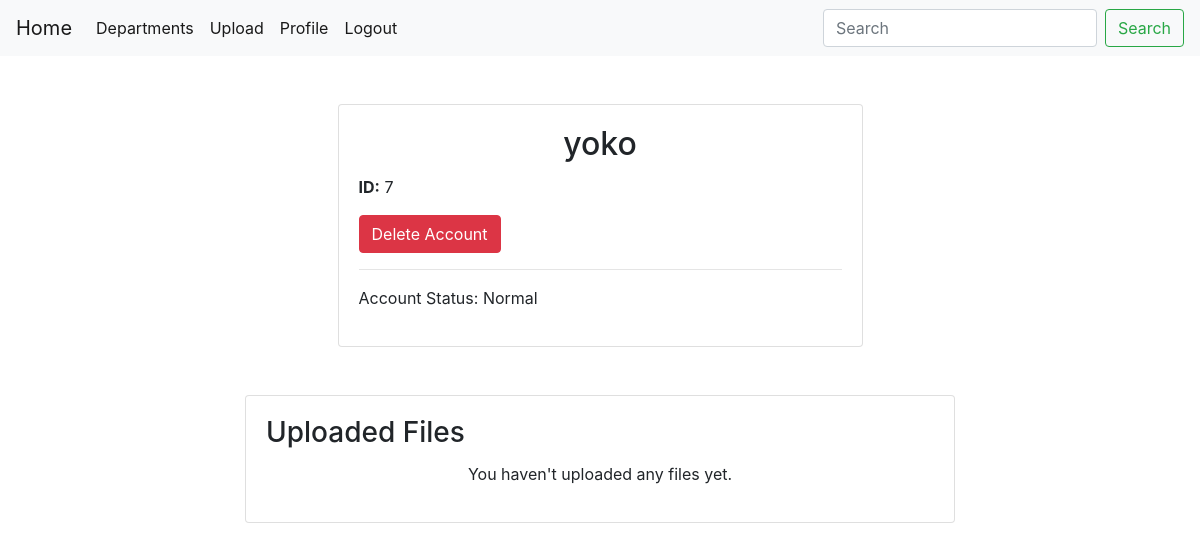
Before: /user/user_profile/ (signed in) with the older database file.
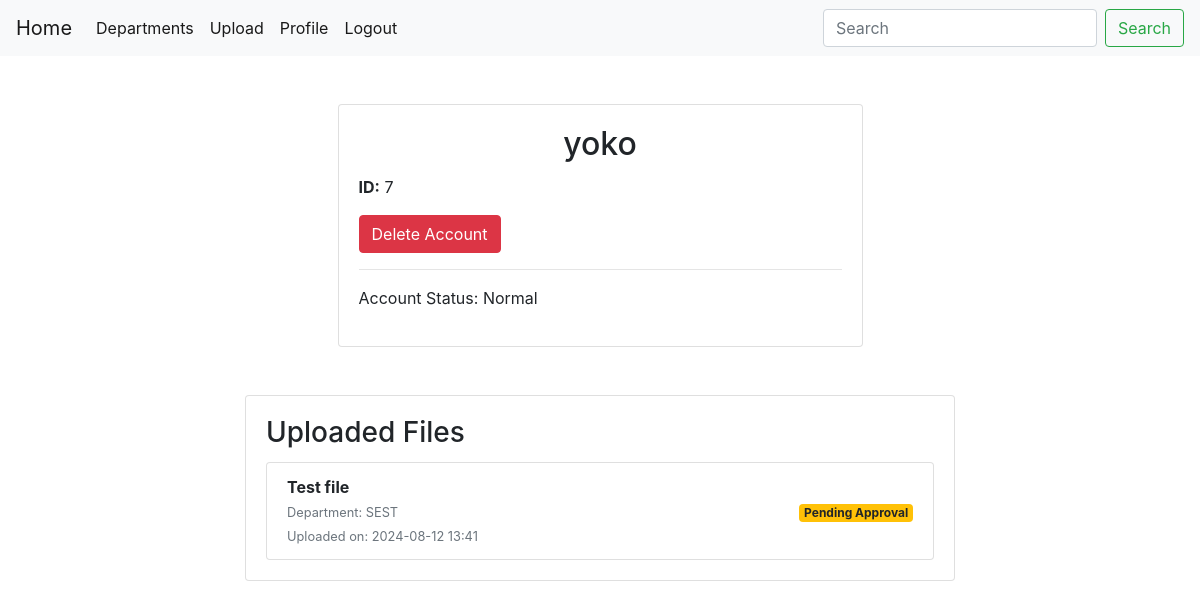
After: the same page with the newer database file.
### library/models.py (models this page shows, shortened)
class File(models.Model):
        file_name = models.CharField(max_length=255)
        file_department = models.CharField(max_length=255)
        file_path = models.FileField(upload_to='uploads/')
        file_status = models.BooleanField(default=False)
        uploaded_by = models.ForeignKey(User, on_delete=models.CASCADE)
        uploaded_at = models.DateTimeField(auto_now_add=True)

### user/views.py (the view)
# urls.py: path("user_profile/", views.user_profile, name='library_user_profile'),
@login_required
def user_profile(request):
    current_user = request.user
    user = current_user
    user_files = File.objects.filter(uploaded_by=user)
    return render(request, 'user/user_profile.html', {"user" : user, "user_files": user_files})

### user/templates/user/user_profile.html (shortened to what this page needs)
{% extends "library/base.html" %}
{%block content%}
<div class="container my-5">
    <div class="row justify-content-center">
        <div class="col-md-6">
            <div class="card shadow-sm">
                <div class="card-body">
                    <h2 class="card-title text-center">{{ user.username }}</h2>
                    <p class="card-text"><strong>ID:</strong> {{ user.id }}</p>
                    <div class="d-grid gap-2">
                        <a href="{% url 'library_delete_account' %}" class="btn btn-danger">Delete Account</a>
                        {% if user.is_staff %}
                        <a href="{% url 'library_approve_requests' %}" class="btn btn-primary">Approval Requests</a>
                        <hr>
                        Account Status: Admin
                        {% else %}
                        <hr>
                        <p>Account Status: Normal</p>
                        {% endif %}
                    </div>
                </div>
            </div>
        </div>
    </div>
</div>
<div class="container my-5">
    <div class="row justify-content-center">
        <div class="col-md-8">
            <div class="card shadow-sm">
                <div class="card-body">
                    <h3 class="card-title">Uploaded Files</h3>
                    {% if user_files %}
                        <ul class="list-group">
                            {% for file in user_files %}
                                <li class="list-group-item d-flex justify-content-between align-items-center">
                                    <div>
                                        <strong>{{ file.file_name }}</strong><br>
                                        <small class="text-muted">Department: {{ file.file_department }}</small><br>
                                        <small class="text-muted">Uploaded on: {{ file.uploaded_at|date:"Y-m-d H:i" }}</small>
                                    </div>
                                    <div>
                                        {% if file.file_status %}
                                            <span class="badge badge-success">Approved</span>
                                        {% else %}
                                            <span class="badge badge-warning">Pending Approval</span>
                                        {% endif %}
                                    </div>
                                </li>
                            {% endfor %}
                        </ul>
                    {% else %}
                        <p class="text-center">You haven't uploaded any files yet.</p>
                    {% endif %}
                </div>
            </div>
        </div>
    </div>
</div>
{%endblock%}

Changed rows visible on the page:
added File: file_name "Test file", file_department "SEST", uploaded_at "2024-08-12 13:41", file_status "Pending Approval"
Other visible differences:
text no longer shown: "You haven't uploaded any files yet."
